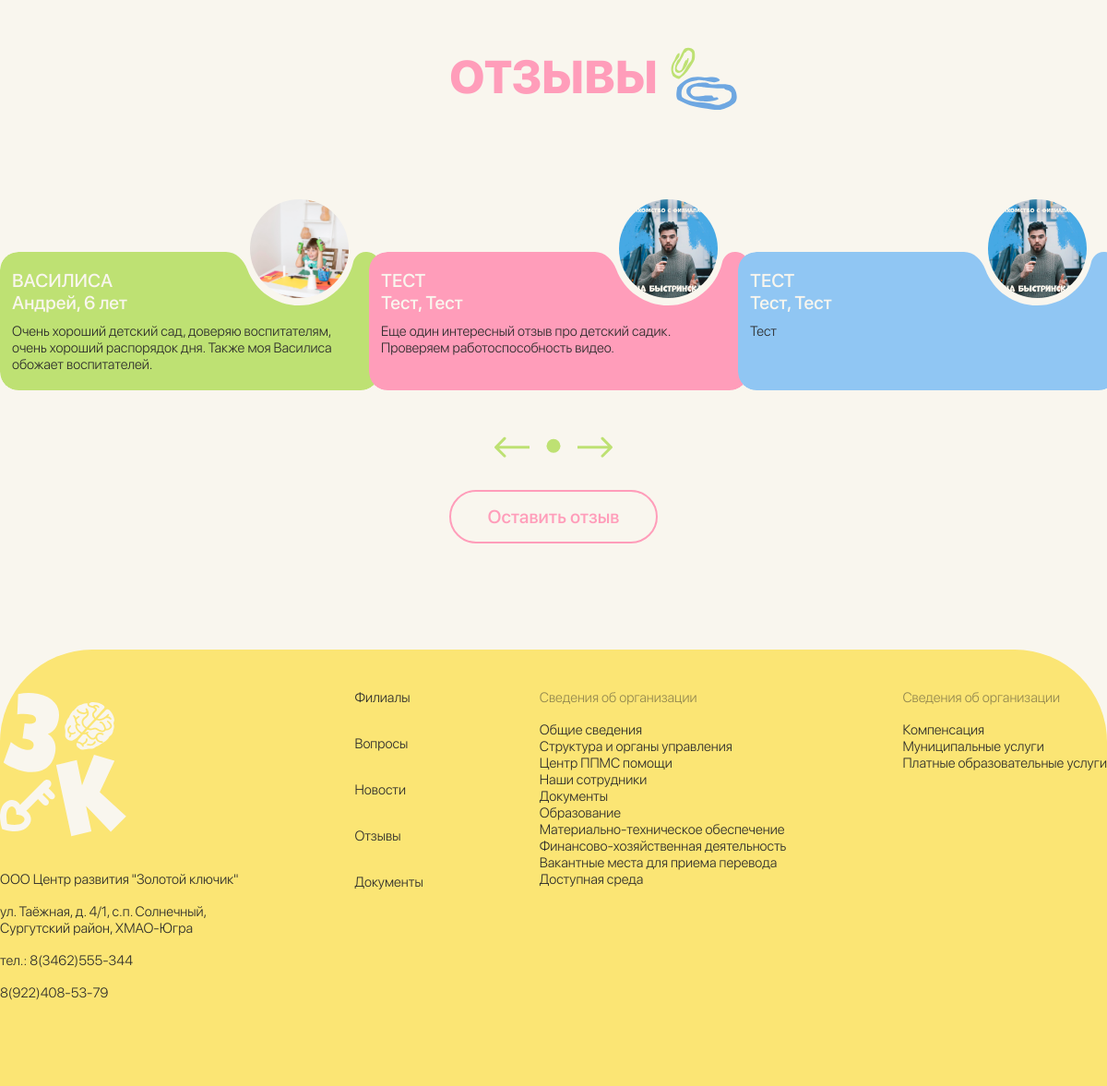
Before: / (lower part) with the older database file.
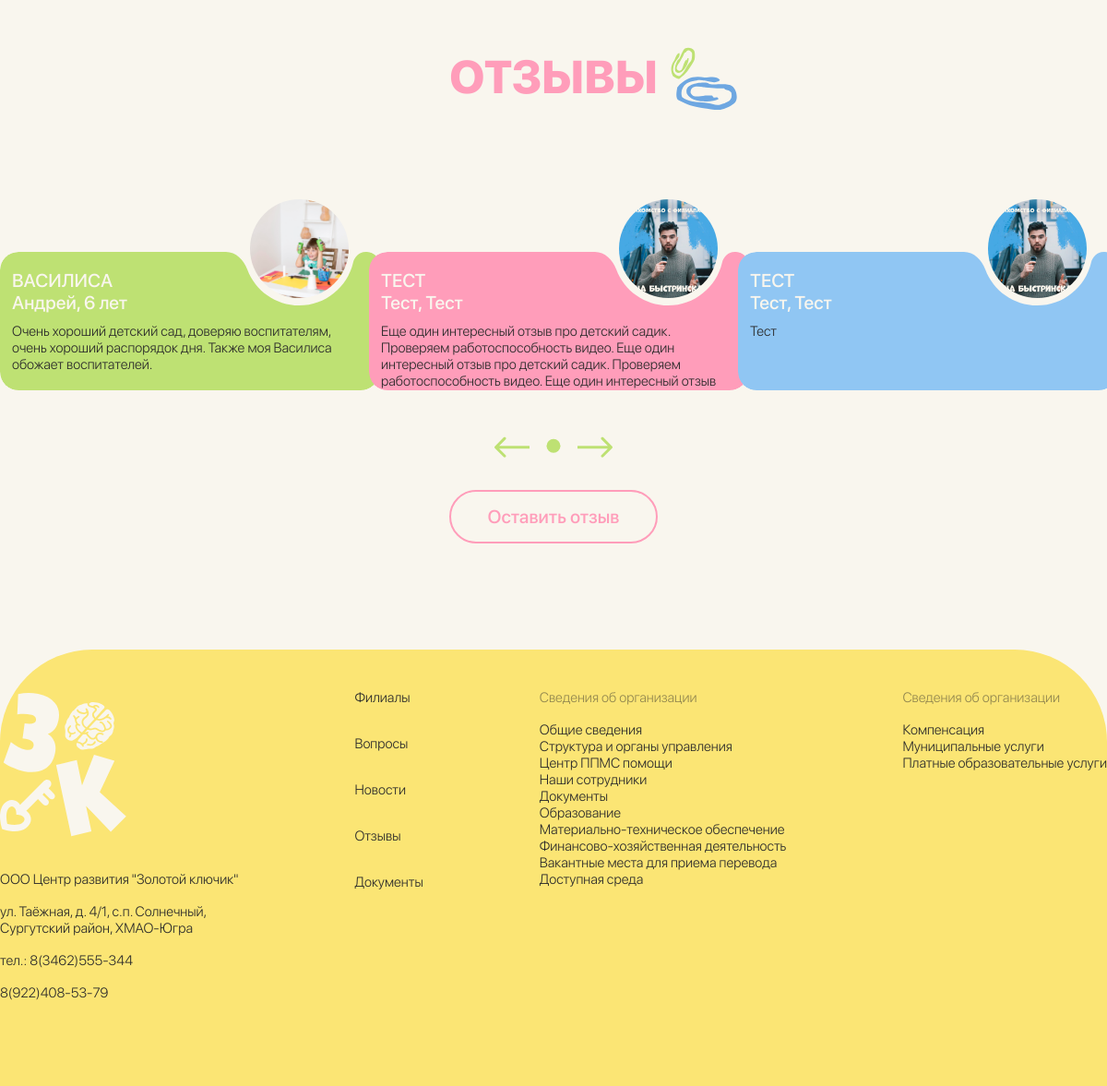
After: the same page with the newer database file.
### main/models.py (models this page shows, shortened)
class Reviews(models.Model):
    name = models.TextField(verbose_name='Имя ребенка')
    parent = models.TextField(verbose_name='Родитель(ли)')
    childAge = models.TextField(verbose_name='Возраст ребенка')
    review = models.TextField(verbose_name='Отзыв')
    fileUrl = models.FileField(upload_to='reviews', verbose_name='Фото или видео отзыва')
    published = models.BooleanField(verbose_name='Видимость')
    create_at = models.DateTimeField(auto_now_add=True, verbose_name='Дата создания')
    class Meta:
        verbose_name_plural = "Отзывы"

### main/views.py (the view, shortened to what this page needs)
# urls.py: path('', index, name='index'),
def index(request):
    context = {
        'mainBlock': MainBlock.objects.first(),
        'welcomeBlock': WelcomeBlock.objects.first(),
        'advantages': Advantages.objects.all()[:3],
        'performance': Performance.objects.first(),
        'performanceItems': PerformanceItems.objects.all(),
        'memo': Memo.objects.all(),
        'faq': FAQ.objects.all(),
        'news': News.objects.all(),
        'reviews': Reviews.objects.filter(published = True),
        'form': UserForm(),
        'reviewForm': ReviewForm()
    }
    return render(request, 'main/index.html', context)

### main/templates/main/index.html (shortened to what this page needs)
{% extends "base.html" %}
{% load static %}
{% block content %}
<section>
  <div class="wrapper">
    <div class="reviews">
      <h2 class="reviews__title" id="reviews">Отзывы</h2>
      <div class="reviews__cards">
        <div class="reviews__swiper swiper">
          <div class="swiper-wrapper">
            {% for item in reviews %}
              <div class="swiper-slide">
                <div class="reviews__card">
                  <a
                    data-fslightbox="gallery"
                    class="reviews__video glightbox3"
                    href="{{ item.fileUrl.url }}"
                    data-alt="alt"
                    >
                     {% if False %}
                    <video
                      width="100%"
                      height="100%"
                      autoplay
                      muted
                      loop
                      class="reviews__videoplayer"
                      id="reviews__videoplayer<%= review.id %>"
                    >
                      <source src="./uploads/reviews/<%= review.videoUrl %>" type="video/mp4" />
                      <source src="./uploads/reviews/<%= review.videoUrl %>" type="video/webm" />
                      <p>К сожалению, ваш браузер не поддерживает видео</p>
                    </video>
                    {% else %}
                      <img class="reviews__image" src="{{ item.fileUrl.url }}" alt="clickOnPhoto">
                    {% endif %}
                  </a>
                  <div class="reviews__content">
                    <h3 class="reviews__name">{{ item.name }}</h3>
                    <p class="reviews__child">{{ item.parent }}, {{ item.childAge }}</p>
                    <p class="reviews__text">
                      {{ item.review }}
                    </p>
                  </div>
                </div>
              </div>
            {% endfor %}
          </div>
        </div>
      </div>
      <div class="reviews__controls">
        <div class="reviews__back">
          <img src="{% static 'img/arrow.svg' %}" alt="arrow-back" />
        </div>
        <div class="reviews__dot">
          <img src="{% static 'img/dot.svg' %}" alt="dot" />
        </div>
        <div class="reviews__next">
          <img src="{% static 'img/arrow.svg' %}" alt="arrow-next" />
        </div>
      </div>
      <div class="center">
        <button id="sendReview" class="btn">Оставить отзыв</button>
      </div>
    </div>
  </div>
</section>
{% endblock content %}

### main/templates/base.html (shortened to what this page needs)
<!DOCTYPE html>
{% load static %}
<html lang="ru">
  <head>
    <link rel="stylesheet" href="{% static 'css/style.css' %}" />
    <link
      href="https://cdn.jsdelivr.net/npm/swiper@11.1.9/swiper-bundle.min.css"
      rel="stylesheet"
    />
    <link rel="stylesheet" href="https://cdn.jsdelivr.net/npm/glightbox/dist/css/glightbox.min.css" />
  </head>
  <body>
    {% block content %}
    {% endblock content %}
    <footer class="footer-bg">
      <div class="wrapper">
        <div class="footer">
          <div class="footer__info">
            <div class="footer__logo">
              <a href="/">
                <img src="{% static 'img/logo-white.svg' %}" alt="logo-white" />
              </a>
            </div>
            <p class="footer__info-text">ООО Центр развития "Золотой ключик"</p>
            <address class="footer__info-text">
              ул. Таёжная, д. 4/1, с.п. Солнечный,<br />Сургутский район,
              ХМАО-Югра
            </address>
            <p class="footer__info-text">
              тел.: <a href="tel:+73462555344">8(3462)555-344</a>
            </p>
            <p class="footer__info-text">
              <a href="tel:+79224085379">8(922)408-53-79</a>
            </p>
          </div>
          <div class="footer__nav">
            <ul class="footer__nav-items">
              <li class="footer__nav-item"><a href="/#filials">Филиалы</a></li>
              <li class="footer__nav-item">
                <a href="/#questions-list">Вопросы</a>
              </li>
              <li class="footer__nav-item"><a href="/#news">Новости</a></li>
              <li class="footer__nav-item">
                <a href="/#reviews">Отзывы</a>
              </li>
              <li class="footer__nav-item">
                <a href="/about">Документы</a>
              </li>
            </ul>
          </div>
          <div class="footer__knowledge">
            <h4 class="footer__knowledge-title">Сведения об организации</h4>
            <ul class="footer__knowledge-items">
              <li class="footer__knowledge-item">
                <a href="/about#about">Общие сведения</a>
              </li>
              <li class="footer__knowledge-item">
                <a href="/about#structure">Структура и органы управления</a>
              </li>
              <li class="footer__knowledge-item">
                <a href="#">Центр ППМС помощи</a>
              </li>
              <li class="footer__knowledge-item">
                <a href="/about#employees">Наши сотрудники</a>
              </li>
              <li class="footer__knowledge-item"><a href="/about#docs">Документы</a></li>
              <li class="footer__knowledge-item">
                <a href="/about#knowledge">Образование</a>
              </li>
              <li class="footer__knowledge-item">
                <a href="/about#mth">Материально-техническое обеспечение</a>
              </li>
              <li class="footer__knowledge-item">
                <a href="/about#fhd">Финансово-хозяйственная деятельность</a>
              </li>
              <li class="footer__knowledge-item">
                <a href="/about#empty-space">Вакантные места для приема перевода</a>
              </li>
              <li class="footer__knowledge-item">
                <a href="#">Доступная среда</a>
              </li>
            </ul>
          </div>
          <div class="footer__knowledge">
            <h4 class="footer__knowledge-title">Сведения об организации</h4>
            <ul class="footer__knowledge-items">
              <li class="footer__knowledge-item">
                <a href="#">Компенсация</a>
              </li>
              <li class="footer__knowledge-item">
                <a href="#">Муниципальные услуги</a>
              </li>
              <li class="footer__knowledge-item">
                <a href="/about#pay-know">Платные образовательные услуги</a>
              </li>
            </ul>
          </div>
        </div>
      </div>
    </footer>
  </body>
</html>

### main/static/css/style.css (style rules this page uses)
* { padding: 0px; margin: 0px; border: none; }
*, *::before, *::after { box-sizing: border-box; }
a, a:link, a:visited { text-decoration: none; }
aside, nav, footer, header, section, main { display: block; }
ul, ul li { list-style: none; }
img { vertical-align: top; }
img, svg { max-width: 100%; height: auto; }
address { font-style: normal; }
input, textarea, button, select { font-family: inherit; font-size: inherit; color: inherit; background-color: transparent; }
button, input[type=submit] { display: inline-block; box-shadow: none; background-color: transparent; background: none; cursor: pointer; }
.wrapper { max-width: 1260px; margin: 0 auto; }
* { font-family: "SF Pro Display", sans-serif; }
html, body { background-color: #F9F6EE; }
html { scroll-behavior: smooth; }
.center { display: flex; justify-content: center; }
.btn { display: inline-block; cursor: pointer; border: 2px solid #FF9DBA; border-radius: 30px; padding: 15px 40px; transition: all 0.2s ease-out; font-size: 20px; font-weight: 500; line-height: normal; letter-spacing: 0; color: #FF9DBA; }
.reviews { margin-bottom: 115px; }
.reviews__title { position: relative; text-align: center; text-transform: uppercase; font-size: 50px; font-weight: 900; line-height: normal; letter-spacing: 0; color: #FF9DBA; margin-bottom: 100px; }
.reviews__title::after { position: absolute; transform: rotate(-135deg); content: url("../img/skrepka.svg"); top: 0; right: 33%; }
.reviews__cards .swiper-wrapper { padding-top: 60px; }
.reviews__card { position: relative; width: 411px; }
.reviews__card .reviews__content { border-radius: 20px; border-top-right-radius: 13px; height: 150px; padding: 19px 13px; mask: url("../img/clip.svg"), linear-gradient(#fff, #fff); mask-composite: exclude; mask-position: top right; mask-repeat: no-repeat; }
.reviews__card .reviews__content .reviews__name { text-transform: uppercase; font-size: 20px; font-weight: 500; line-height: normal; letter-spacing: 0; color: #F9F6EE; }
.reviews__card .reviews__content .reviews__child { font-size: 20px; font-weight: 500; line-height: normal; letter-spacing: 0; color: #F9F6EE; margin-bottom: 10px; }
.reviews__card .reviews__content .reviews__text { font-size: 15px; font-weight: 200; line-height: normal; letter-spacing: 0; color: #2A2A2A; }
.reviews__card .reviews__video { display: flex; justify-content: center; overflow: hidden; width: 107px; height: 107px; border-radius: 100%; position: absolute; z-index: 3; right: 33px; top: -57px; }
.reviews__card .reviews__image { height: 100%; max-width: unset; }
.reviews .swiper-slide:nth-child(4n+1) .reviews__content { background-color: #BEE173; }
.reviews .swiper-slide:nth-child(4n+2) .reviews__content { background-color: #FF9DBA; }
.reviews .swiper-slide:nth-child(4n+3) .reviews__content { background-color: #90C6F3; }
.reviews__controls { margin-top: 50px; margin-bottom: 35px; display: flex; justify-content: center; align-items: center; gap: 18px; }
.reviews__controls .reviews__next { transform: scale(-1, 1); }
.reviews__controls .reviews__back, .reviews__controls .reviews__next { cursor: pointer; }
.footer-bg { background-color: #FBE574; border-top-left-radius: 100px; border-top-right-radius: 100px; padding-top: 43px; padding-bottom: 75px; }
.footer { display: flex; justify-content: space-between; }
.footer__info .footer__logo { margin-bottom: 33px; }
.footer__info .footer__info-text { font-size: 15px; font-weight: 200; line-height: normal; letter-spacing: 0; color: #2A2A2A; margin-bottom: 17px; }
.footer__info .footer__info-text a { transition: all 0.2s ease-out; color: inherit; }
.footer__nav-items { display: flex; flex-direction: column; gap: 32px; font-size: 15px; font-weight: 200; line-height: normal; letter-spacing: 0; color: #2A2A2A; }
.footer__nav-items a { transition: all 0.2s ease-out; color: inherit; }
.footer__knowledge-title { margin-bottom: 17px; font-size: 15px; font-weight: 200; line-height: normal; letter-spacing: 0; color: #2A2A2A; opacity: 0.5; }
.footer__knowledge-items { display: flex; flex-direction: column; font-size: 15px; font-weight: 200; line-height: normal; letter-spacing: 0; color: #2A2A2A; }
.footer__knowledge-items a { transition: all 0.2s ease-out; color: inherit; }

Changed rows visible on the page:
changed Reviews: review "Еще один интересный отзыв про детский садик. Проверяем работоспособность видео." → "…садик. Проверяем работоспособность видео. Еще один интересный отзыв про детский садик. Проверяем работоспособность видео. Еще один интересный отзыв…"
